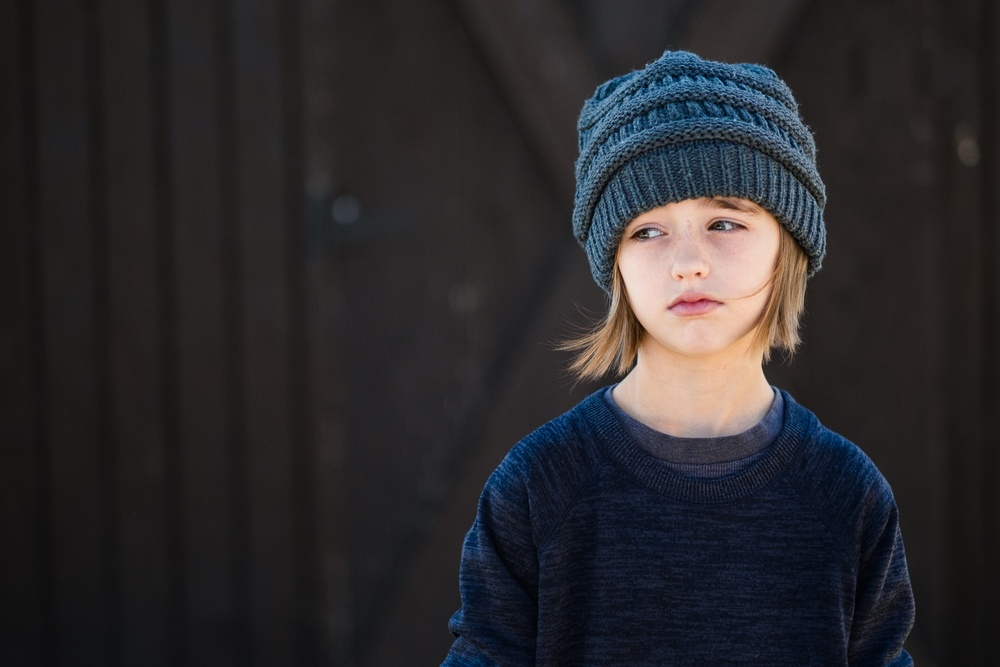
#> input picture Code/Nicole/python/labs/ashlyn.jpg, 1000 x 667 px, shrunk from 2048 x 1366 before the run
$ python lab_16_image_manipulation.py
#> lines starting #> are read from the running program, lines starting #| are printed output that depends on the picture
# lab_16_image_manipulation.py

# Use the formula for converting to greyscale and the code below. Remember that Pillow uses ints for RGB values, in the range of 0-255, whereas your math will often use floats. 'Y' is used to represent the brightness. The following formula get the brightness of an RGB triplet. To convert to greyscale, set R, G, and B to Y.

from PIL import Image

img = Image.open("ashlyn.jpg")
#> img is the input picture: PIL image 1000x667 RGB; mean R, G, B 43.2, 41.5, 43.8
width, height = img.size
#> width = 1000; height = 667
pixels = img.load()


for i in range(width):
    for j in range(height):
        r, g, b = pixels[i, j]

        y = int(0.299*r + 0.587*g + 0.114*b)
        # y = int(0.453*r + 0.123*g + 0.987*b)

        pixels[i, j] = (y, y, y)

img.show()
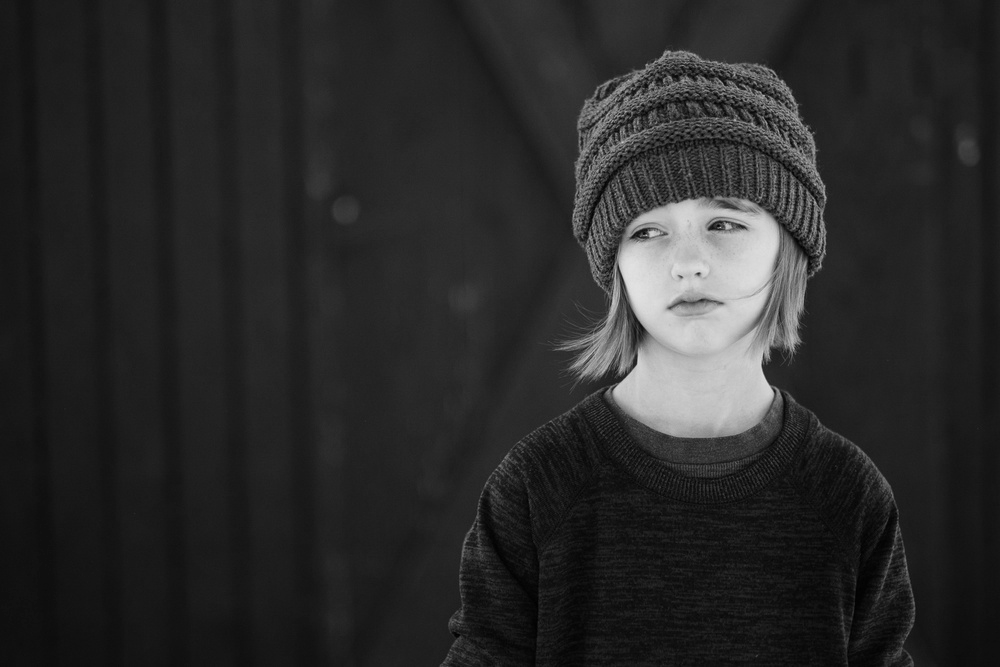
#> shown: PIL image 1000x667 RGB; min 0, max 227, mean 41.9
